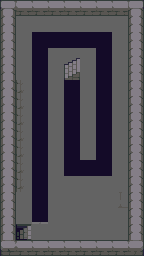

This is a level from a 2D game, rendered from its Tiled map with the project's own tilesets. A one-line summary and the map file follow, with tile-layer data summarised:
An orthogonal 9x16 tile map with 16x16 px tiles, 3 tile layers (Kachelebene 1, Schlucht, graphics), 4 tilesets and 36 objects.

<map version="1.0" tiledversion="1.1.6" orientation="orthogonal" renderorder="right-down" width="9" height="16" tilewidth="16" tileheight="16" infinite="0" nextobjectid="153">
 <tileset firstgid="1" name="tiles_dungeon_v1.1" tilewidth="16" tileheight="16" tilecount="480" columns="20">
  <image source="tiles_dungeon_v1.1.png" width="320" height="384" />
 </tileset>
 <tileset firstgid="481" name="tiles_dungeon_v1.1" tilewidth="16" tileheight="16" tilecount="480" columns="20">
  <image source="tiles_dungeon_v1.1.png" width="320" height="384" />
 </tileset>
 <tileset firstgid="961" name="tiles_dungeon_v1.1" tilewidth="16" tileheight="16" tilecount="480" columns="20">
  <image source="tiles_dungeon_v1.1.png" width="320" height="384" />
 </tileset>
 <tileset firstgid="1441" name="tiles_dungeon_v1.1" tilewidth="16" tileheight="16" tilecount="480" columns="20">
  <image source="tiles_dungeon_v1.1.png" width="320" height="384" />
 </tileset>
 <layer name="Kachelebene 1" width="9" height="16">
  <data>[144 cells, 144 non-empty, 14 distinct tile ids]</data>
 </layer>
 <layer name="Schlucht" width="9" height="16">
  <data>[144 cells, 32 non-empty, 3 distinct tile ids]</data>
 </layer>
 <layer name="graphics" width="9" height="16">
  <data>[144 cells, 3 non-empty, 3 distinct tile ids]</data>
 </layer>
 <objectgroup name="Schlucht" visible="0">
  <object id="117" x="32" y="208" width="16" height="16" />
  <object id="118" x="32" y="192" width="16" height="16" />
  <object id="119" x="32" y="176" width="16" height="16" />
  <object id="120" x="32" y="160" width="16" height="16" />
  <object id="121" x="32" y="144" width="16" height="16" />
  <object id="122" x="32" y="128" width="16" height="16" />
  <object id="123" x="32" y="112" width="16" height="16" />
  <object id="124" x="32" y="96" width="16" height="16" />
  <object id="125" x="32" y="80" width="16" height="16" />
  <object id="126" x="32" y="64" width="16" height="16" />
  <object id="127" x="32" y="48" width="16" height="16" />
  <object id="128" x="32" y="32" width="16" height="16" />
  <object id="129" x="48" y="32" width="16" height="16" />
  <object id="130" x="64" y="32" width="16" height="16" />
  <object id="131" x="80" y="32" width="16" height="16" />
  <object id="132" x="96" y="32" width="16" height="16" />
  <object id="133" x="96" y="48" width="16" height="16" />
  <object id="134" x="96" y="64" width="16" height="16" />
  <object id="135" x="96" y="80" width="16" height="16" />
  <object id="136" x="96" y="96" width="16" height="16" />
  <object id="137" x="64" y="112" width="16" height="16" />
  <object id="138" x="64" y="128" width="16" height="16" />
  <object id="139" x="64" y="144" width="16" height="16" />
  <object id="140" x="64" y="160" width="16" height="16" />
  <object id="141" x="80" y="160" width="16" height="16" />
  <object id="142" x="96" y="160" width="16" height="16" />
  <object id="143" x="96" y="144" width="16" height="16" />
  <object id="144" x="96" y="112" width="16" height="16" />
  <object id="145" x="96" y="128" width="16" height="16" />
  <object id="151" x="64" y="96" width="16" height="16" />
  <object id="152" x="64" y="80" width="16" height="16" />
 </objectgroup>
 <objectgroup name="Stein, TreppeRunter" visible="0">
  <object id="1" x="0" y="0" width="144" height="16" />
  <object id="2" x="0" y="16" width="16" height="240" />
  <object id="3" x="16" y="240" width="128" height="16" />
  <object id="4" x="128" y="16" width="16" height="224" />
  <object id="84" x="16" y="224" width="16" height="16" />
 </objectgroup>
 <objectgroup name="Sonstiges" visible="0" locked="1" />
</map>
